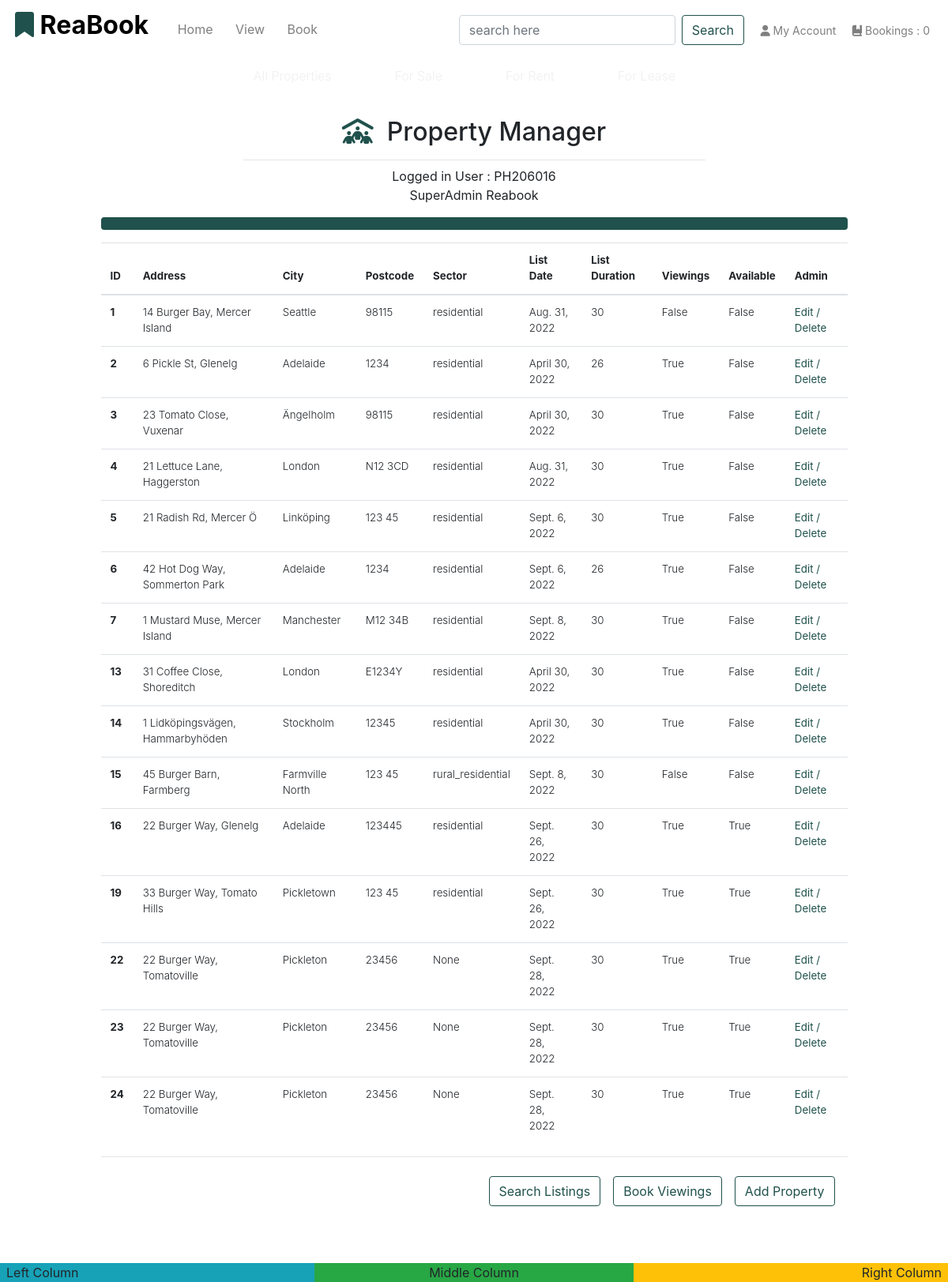
Before: /properties/manage/1/ (signed in) with the older database file.
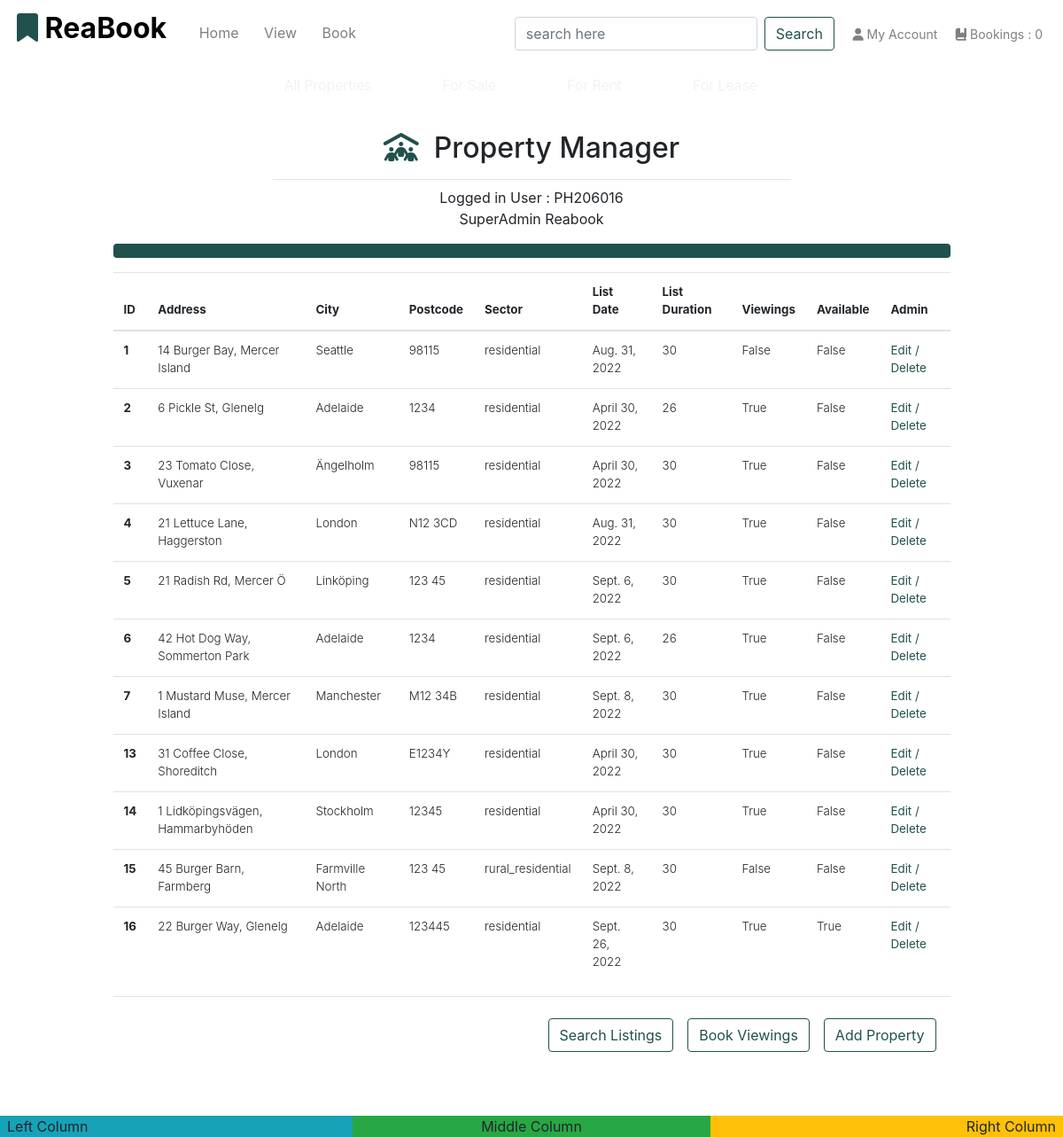
After: the same page with the newer database file.
### app_properties/models.py (models this page shows, shortened)
class Property(models.Model):
    realtor = models.ForeignKey(User, on_delete=models.CASCADE, blank=True, null=False, default=User)
    title_no = models.CharField(max_length=254)
    ribbon_feature = models.CharField(max_length=20, default="New Listing")
    name = models.CharField(max_length=30)
    category = models.ForeignKey(
        'Category', null=True, blank=True, on_delete=models.SET_NULL
        )
    sector = models.ForeignKey(
        'Sector', null=True, blank=True, on_delete=models.SET_NULL
        )
    sale_price = models.IntegerField(null=False, blank=True, default=0)
    rent_pw = models.IntegerField(null=False, blank=True, default=0)
    date_available = models.DateField(null=True, blank=True, auto_now_add=True)
    bedrooms = models.IntegerField(null=False, blank=False)
    bathrooms = models.IntegerField(null=False, blank=False)
    carports = models.IntegerField(null=False, blank=False)
    air_conditioning = models.IntegerField(null=False, blank=False)
    rating = models.DecimalField(
        max_digits=3, decimal_places=1, null=True, blank=True
        )
    description = models.TextField()
    main_image_url = models.URLField(max_length=1024, null=True, blank=True)
    main_image = models.ImageField(null=True, blank=True)
    bedroom_image = models.ImageField(null=True, blank=True)
    bath_image = models.ImageField(null=True, blank=True)
    kitchen_image = models.ImageField(null=True, blank=True)
    living_image = models.ImageField(null=True, blank=True)
    unit_no = models.IntegerField(null=True, blank=True)
    level = models.IntegerField(null=True, blank=True)
    house_no = models.IntegerField(null=True, blank=False, default="No.")
    street = models.CharField(max_length=70, default='')
    suburb = models.CharField(max_length=70, default='')
    city = models.CharField(max_length=40)
    state = models.CharField(max_length=40, null=True, blank=True)
    postcode = models.CharField(max_length=10)
    country = models.CharField(max_length=2, choices=pytz.country_names.items(), null=True, blank=True)
    land_area = models.IntegerField(null=True, blank=True)
    building_area = models.IntegerField(null=True, blank=True)
    build_date = models.DateField(null=True, blank=True)
    list_date = models.DateField(auto_now_add=True)
    list_duration = models.IntegerField(null=False, blank=False, default=30)
    owner_fname = models.CharField(max_length=254, null=True, blank=False)
    owner_lname = models.CharField(max_length=254, null=True, blank=False)
    viewings = models.BooleanField(default=True)
    available = models.BooleanField(default=False)
    class Meta:
        verbose_name_plural = 'Properties'
        get_latest_by = 'list_date'

class Sector(models.Model):
    name = models.CharField(max_length=254)
    friendly_name = models.CharField(max_length=254, null=True, blank=True)
    def __str__(self):
        return self.name

### app_properties/views.py (the view)
# urls.py: path('manage/<int:user_id>/', views.manage_properties, name='manage-properties'),
def manage_properties(request, user_id):
    properties = Property.objects.all()
    users_properties = properties.filter(realtor=user_id)
    user = get_object_or_404(User, pk=user_id)
    context = {
        'user': user,
        'users_properties': users_properties,
    }
    return render(request, 'properties/manage-properties.html', context)

### app_properties/templates/properties/manage-properties.html (shortened to what the changed rows need)
{% extends 'base.html' %}
{% load static %}
{% block content %}
    {% if user.is_authenticated %}
        {% if request.user.is_superuser %}
        <div class="container-fluid">
            <div class="row">
                <div class="col text-center mt-4">
                    <h2 class="heading-section"><i class="fa-solid fa-people-roof reabook-logo"></i>&nbsp; Property Manager</h2>
                    <br>
                    <br>
                </div>
            </div>
            <section class="offset-lg-1 col-lg-10 col-md-12">
                <div class="row mb-3">
                    <div class="col text-lg-left">
                        <div class="list-group list-group-flush list-table" role="tablist">
                            <table class="table table-hover">
                                <thead>
                                    <tr>
                                        <th scope="col">ID</th>
                                        <th scope="col">Address</th>
                                        <th scope="col">City</th>
                                        <th scope="col">Postcode</th>
                                        <th scope="col">Sector</th>
                                        <th scope="col">List Date</th>
                                        <th scope="col">List Duration</th>
                                        <th scope="col">Viewings</th>
                                        <th scope="col">Available</th>
                                        <th scope="col">Admin</th>
                                    </tr>
                                </thead>
                                <tbody class="font-weight-light">
                                    {% for prop in users_properties %}
                                        <tr>
                                            <th scope="row">{{ prop.id }}</th>
                                            <td>{{ prop.house_no }} {{ prop.street }}, {{ prop.suburb }}</td>
                                            <td>{{ prop.city }}</td>
                                            <td>{{ prop.postcode }}</td>
                                            <td>{{ prop.sector }}</td>
                                            <td>{{ prop.list_date }}</td>
                                            <td>{{ prop.list_duration }}</td>
                                            <td>{{ prop.viewings }}</td>
                                            <td>{{ prop.available }}</td>
                                            <td>
                                                <a href="{% url 'edit-property' prop.id %}" aria-label="" class="reabook-logo"><strong>Edit / Delete</strong>
                                                </a>
                                            </td>
                                        </tr>
                                    {% endfor %}
                                </tbody>
                            </table>
                        </div>
                    </div>
                </div>
            </section>
        </div>
        {% else %}
            {% include 'includes/account-owner-required.html' %}
        {% endif %}
    {% endif %}
{% endblock %}

Changed rows visible on the page:
removed Property: id "19", house_no "33", street "Burger Way", suburb "Tomato Hills", city "Pickletown", postcode "123 45", sector "residential", list_date "Sept. 26, 2022", list_duration "30", viewings "True", available "True"
removed Property: id "22", house_no "22", street "Burger Way", suburb "Tomatoville", city "Pickleton", postcode "23456", sector "None", list_date "Sept. 28, 2022", list_duration "30", viewings "True", available "True"
removed Property: id "23", house_no "22", street "Burger Way", suburb "Tomatoville", city "Pickleton", postcode "23456", sector "None", list_date "Sept. 28, 2022", list_duration "30", viewings "True", available "True"
removed Property: id "24", house_no "22", street "Burger Way", suburb "Tomatoville", city "Pickleton", postcode "23456", sector "None", list_date "Sept. 28, 2022", list_duration "30", viewings "True", available "True"
